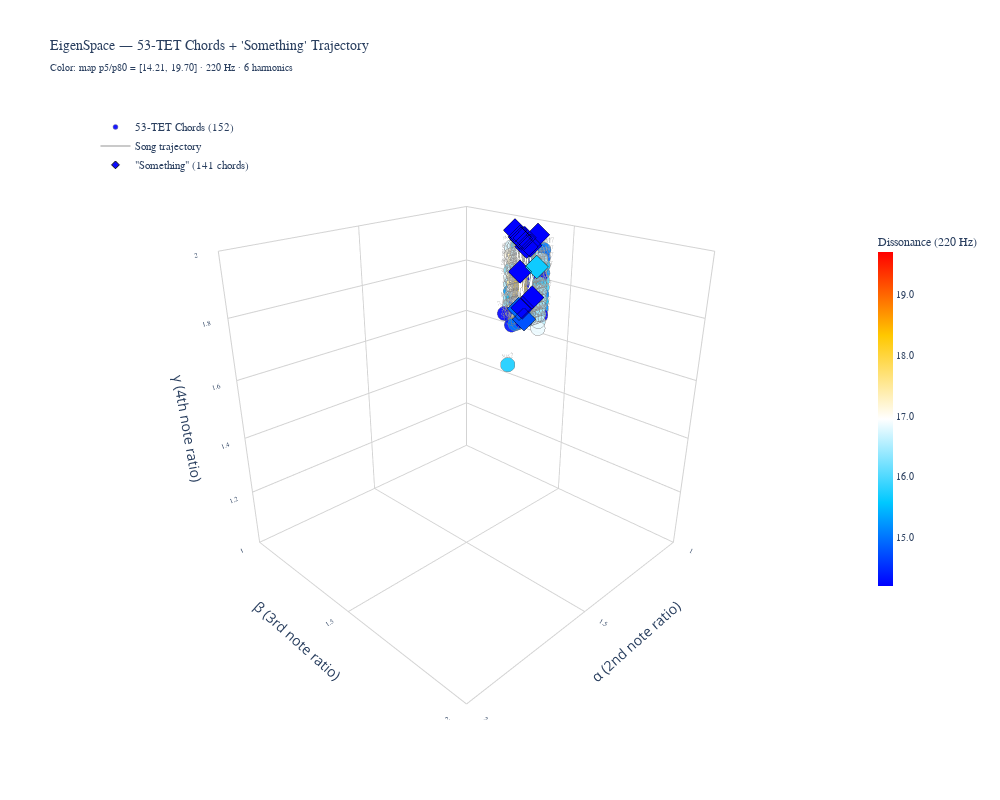

Write notebook code for a chart like this one.
### Code cell
# ============================================================================
# 3D EIGENSPACE VISUALIZATION
# ============================================================================
# Replicates the visualization from Harmonic_Eigenspace.js:
#   - Color scale from the 150³ dissonance MAP (percentiles of the field)
#   - 53-TET chords as positioned dots, colored by their map dissonance
#   - "Something" chords overlaid, same color scale
#   - All dissonance at 220 Hz / 6 harmonics (the map reference)

# ── Color scale from the dissonance MAP ─────────────────────────────────────
# JS:  vmin = percentile(dData, 5);  vmax = percentile(dData, 95);
# dissonance_4D.ipynb:  vmin = np.percentile(dissonance_3d, 5);  vmax = np.percentile(dissonance_3d, 80)
# Both converge on ≈14.21 / ≈19.70 in the stored outputs. Using p5/p80 to match.
D_MAP_MIN = float(np.percentile(dissonance_3d, 5))
D_MAP_MAX = float(np.percentile(dissonance_3d, 80))

print(f"EigenSpace color scale (from 150³ map at 220 Hz):")
print(f"  cmin = {D_MAP_MIN:.4f}  (percentile 5)")
print(f"  cmax = {D_MAP_MAX:.4f}  (percentile 80)")
print(f"  Map absolute range: {dissonance_3d.min():.4f} – {dissonance_3d.max():.4f}")

# JS colorscale: blue → cyan → white → yellow → red
eigenspace_colorscale = [
    [0.00, "rgba(0,   0, 255, 1.0)"],
    [0.25, "rgba(0, 200, 255, 1.0)"],
    [0.50, "rgba(255,255,255, 1.0)"],
    [0.75, "rgba(255,200,  0, 1.0)"],
    [1.00, "rgba(255,  0,  0, 1.0)"],
]

# ── Prepare data ────────────────────────────────────────────────────────────
# 53-TET chords: already computed at 220 Hz in df_53tet
df_ref = df_53tet[df_53tet['in_tetrahedron']].copy()

# "Something" chords: compute D at 220 Hz (same reference as the map)
df_song = df_something[df_something['in_tetrahedron'] & df_something['dissonance'].notna()].copy()
df_song['d_220'] = [
    compute_dissonance(row['alpha'], row['beta'], row['gamma'], base_freq=220.0)
    for _, row in df_song.iterrows()
]

# ── Match each song chord to nearest 53-TET chord name ──────────────────────
ref_pos = df_ref[['alpha', 'beta', 'gamma']].values   # (N_ref, 3)
song_pos = df_song[['alpha', 'beta', 'gamma']].values  # (N_song, 3)

# Euclidean distance in (α, β, γ) space: (N_song, N_ref)
dists = np.sqrt(((song_pos[:, None, :] - ref_pos[None, :, :]) ** 2).sum(axis=2))
nearest_idx = dists.argmin(axis=1)
df_song['matched_name'] = df_ref['name'].values[nearest_idx]
df_song['match_dist'] = dists.min(axis=1)

print(f"\n53-TET chords (in tetrahedron): {len(df_ref)}")
print(f"  D range: {df_ref['dissonance'].min():.3f} – {df_ref['dissonance'].max():.3f}")
print(f"'Something' chords (in tetrahedron): {len(df_song)}")
print(f"  D at 220 Hz: {df_song['d_220'].min():.3f} – {df_song['d_220'].max():.3f}")
print(f"  Matched chord names (top 10): {df_song['matched_name'].value_counts().head(10).to_dict()}")
print(f"  Max match distance: {df_song['match_dist'].max():.6f}")

# ── Build figure ────────────────────────────────────────────────────────────
fig = go.Figure()

# Layer 1: 53-TET reference chords (circles, like JS)
fig.add_trace(go.Scatter3d(
    x=df_ref['alpha'], y=df_ref['beta'], z=df_ref['gamma'],
    mode='markers+text',
    marker=dict(
        size=5,
        color=df_ref['dissonance'],
        colorscale=eigenspace_colorscale,
        cmin=D_MAP_MIN,
        cmax=D_MAP_MAX,
        symbol='circle',
        opacity=0.9,
        line=dict(width=0.5, color='gray'),
    ),
    text=df_ref['name'],
    textposition='top center',
    textfont=dict(size=7, color='rgba(100,100,100,0.6)', family='Source Code Pro'),
    customdata=[
        f"{row['name']} (D: {row['dissonance']:.3f})"
        for _, row in df_ref.iterrows()
    ],
    hovertemplate=(
        '<b>%{customdata}</b><br>'
        'α = %{x:.4f}<br>β = %{y:.4f}<br>γ = %{z:.4f}<extra></extra>'
    ),
    name=f'53-TET Chords ({len(df_ref)})',
    showlegend=True,
))

# Layer 2: Song trajectory line
fig.add_trace(go.Scatter3d(
    x=df_song['alpha'], y=df_song['beta'], z=df_song['gamma'],
    mode='lines',
    line=dict(color='rgba(80, 80, 80, 0.3)', width=2),
    name='Song trajectory',
    showlegend=True,
    hoverinfo='skip',
))

# Layer 3: "Something" chords — same color scale
fig.add_trace(go.Scatter3d(
    x=df_song['alpha'], y=df_song['beta'], z=df_song['gamma'],
    mode='markers',
    marker=dict(
        size=6,
        color=df_song['d_220'],
        colorscale=eigenspace_colorscale,
        cmin=D_MAP_MIN,
        cmax=D_MAP_MAX,
        colorbar=dict(
            title='Dissonance (220 Hz)',
            thickness=15, len=0.6,
            tickfont=dict(size=10, family='Source Code Pro'),
            tickformat='.1f',
        ),
        symbol='diamond',
        opacity=0.95,
        line=dict(width=1, color='black'),
    ),
    customdata=[
        f"{row['matched_name']} (D: {row['d_220']:.3f})"
        for _, row in df_song.iterrows()
    ],
    text=[
        f"{row['matched_name']}<br>"
        f"α={row['alpha']:.4f} β={row['beta']:.4f} γ={row['gamma']:.4f}<br>"
        f"D={row['d_220']:.3f}"
        for _, row in df_song.iterrows()
    ],
    hoverinfo='text',
    name=f'"Something" ({len(df_song)} chords)',
    showlegend=True,
))

fig.update_layout(
    title=dict(
        text="EigenSpace — 53-TET Chords + 'Something' Trajectory<br>"
             f"<sub>Color: map p5/p80 = [{D_MAP_MIN:.2f}, {D_MAP_MAX:.2f}] · 220 Hz · 6 harmonics</sub>",
        font=dict(size=14, family='Source Code Pro'),
    ),
    scene=dict(
        xaxis=dict(title='α (2nd note ratio)', range=[1.0, 2.0],
                   backgroundcolor='white', gridcolor='lightgray',
                   tickfont=dict(family='Source Code Pro', size=9)),
        yaxis=dict(title='β (3rd note ratio)', range=[1.0, 2.0],
                   backgroundcolor='white', gridcolor='lightgray',
                   tickfont=dict(family='Source Code Pro', size=9)),
        zaxis=dict(title='γ (4th note ratio)', range=[1.0, 2.0],
                   backgroundcolor='white', gridcolor='lightgray',
                   tickfont=dict(family='Source Code Pro', size=9)),
        camera=dict(eye=dict(x=1.5, y=1.5, z=1.0)),
        bgcolor='white',
        aspectmode='cube',
    ),
    width=1000, height=800,
    paper_bgcolor='white',
    legend=dict(
        x=0.02, y=0.98,
        font=dict(size=11, family='Source Code Pro'),
        bgcolor='rgba(255,255,255,0.8)',
    ),
)

fig.show()

print(f"\nColor scale: [{D_MAP_MIN:.2f}, {D_MAP_MAX:.2f}] from 150³ EigenSpace map")

### Figure 1 — Plotly figure (JSON) as saved in the notebook; plotly's stock layout.template omitted (floating-point values rounded to 4 significant figures; data arrays with more than 128 entries replaced by an {"elided": "..."} marker saying what was removed)
{"data": [{"customdata": {"elided": "152 str values"}, "hovertemplate": "<b>%{customdata}</b><br>α = %{x:.4f}<br>β = %{y:.4f}<br>γ = %{z:.4f}<extra></extra>", "marker": {"cmax": 19.7, "cmin": 14.21, "color": {"elided": "152 float values"}, "colorscale": [[0, "rgba(0,   0, 255, 1.0)"], [0.25, "rgba(0, 200, 255, 1.0)"], [0.5, "rgba(255,255,255, 1.0)"], [0.75, "rgba(255,200,  0, 1.0)"], [1, "rgba(255,  0,  0, 1.0)"]], "line": {"color": "gray", "width": 0.5}, "opacity": 0.9, "size": 5, "symbol": "circle"}, "mode": "markers+text", "name": "53-TET Chords (152)", "showlegend": true, "text": {"elided": "152 str values"}, "textfont": {"color": "rgba(100,100,100,0.6)", "family": "Source Code Pro", "size": 7}, "textposition": "top center", "type": "scatter3d", "x": {"elided": "152 float values"}, "y": {"elided": "152 float values"}, "z": {"elided": "152 float values"}}, {"hoverinfo": "skip", "line": {"color": "rgba(80, 80, 80, 0.3)", "width": 2}, "mode": "lines", "name": "Song trajectory", "showlegend": true, "type": "scatter3d", "x": {"elided": "141 float values"}, "y": {"elided": "141 float values"}, "z": {"elided": "141 float values"}}, {"customdata": {"elided": "141 str values"}, "hoverinfo": "text", "marker": {"cmax": 19.7, "cmin": 14.21, "color": {"elided": "141 float values"}, "colorbar": {"len": 0.6, "thickness": 15, "tickfont": {"family": "Source Code Pro", "size": 10}, "tickformat": ".1f", "title": {"text": "Dissonance (220 Hz)"}}, "colorscale": [[0, "rgba(0,   0, 255, 1.0)"], [0.25, "rgba(0, 200, 255, 1.0)"], [0.5, "rgba(255,255,255, 1.0)"], [0.75, "rgba(255,200,  0, 1.0)"], [1, "rgba(255,  0,  0, 1.0)"]], "line": {"color": "black", "width": 1}, "opacity": 0.95, "size": 6, "symbol": "diamond"}, "mode": "markers", "name": "\"Something\" (141 chords)", "showlegend": true, "text": {"elided": "141 str values"}, "type": "scatter3d", "x": {"elided": "141 float values"}, "y": {"elided": "141 float values"}, "z": {"elided": "141 float values"}}], "layout": {"height": 800, "legend": {"bgcolor": "rgba(255,255,255,0.8)", "font": {"family": "Source Code Pro", "size": 11}, "x": 0.02, "y": 0.98}, "paper_bgcolor": "white", "scene": {"aspectmode": "cube", "bgcolor": "white", "camera": {"eye": {"x": 1.5, "y": 1.5, "z": 1}}, "xaxis": {"backgroundcolor": "white", "gridcolor": "lightgray", "range": [1, 2], "tickfont": {"family": "Source Code Pro", "size": 9}, "title": {"text": "α (2nd note ratio)"}}, "yaxis": {"backgroundcolor": "white", "gridcolor": "lightgray", "range": [1, 2], "tickfont": {"family": "Source Code Pro", "size": 9}, "title": {"text": "β (3rd note ratio)"}}, "zaxis": {"backgroundcolor": "white", "gridcolor": "lightgray", "range": [1, 2], "tickfont": {"family": "Source Code Pro", "size": 9}, "title": {"text": "γ (4th note ratio)"}}}, "title": {"font": {"family": "Source Code Pro", "size": 14}, "text": "EigenSpace — 53-TET Chords + 'Something' Trajectory<br><sub>Color: map p5/p80 = [14.21, 19.70] · 220 Hz · 6 harmonics</sub>"}, "width": 1000}}
